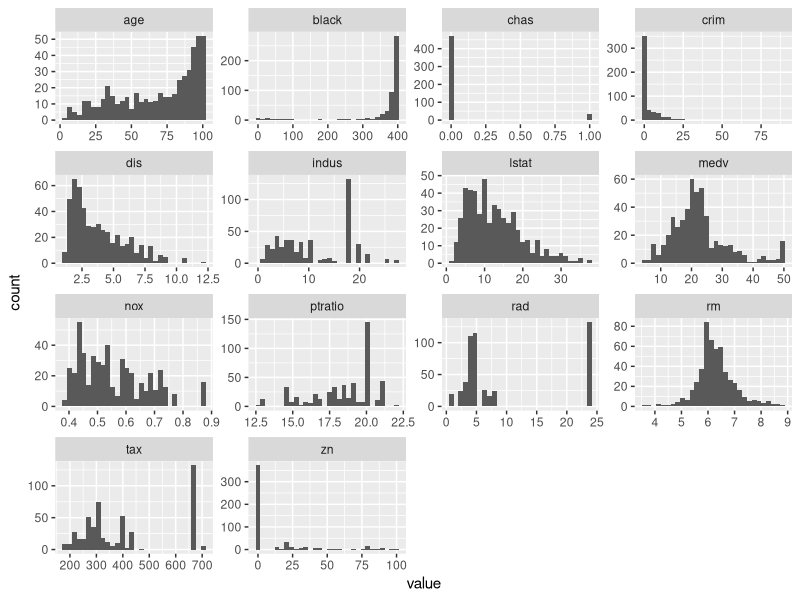
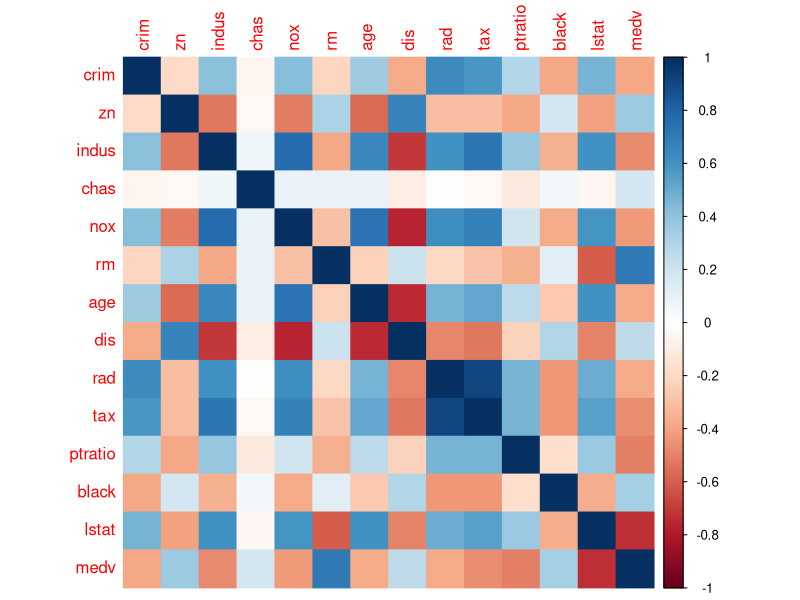
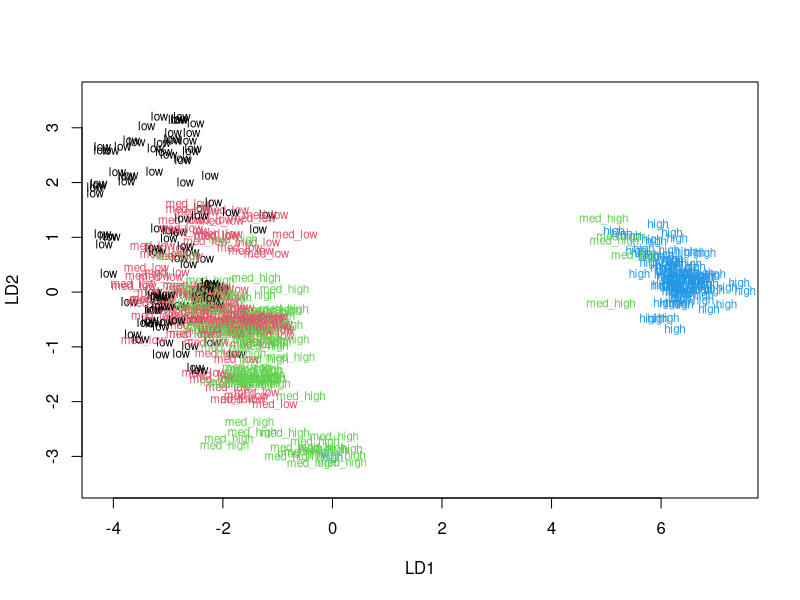
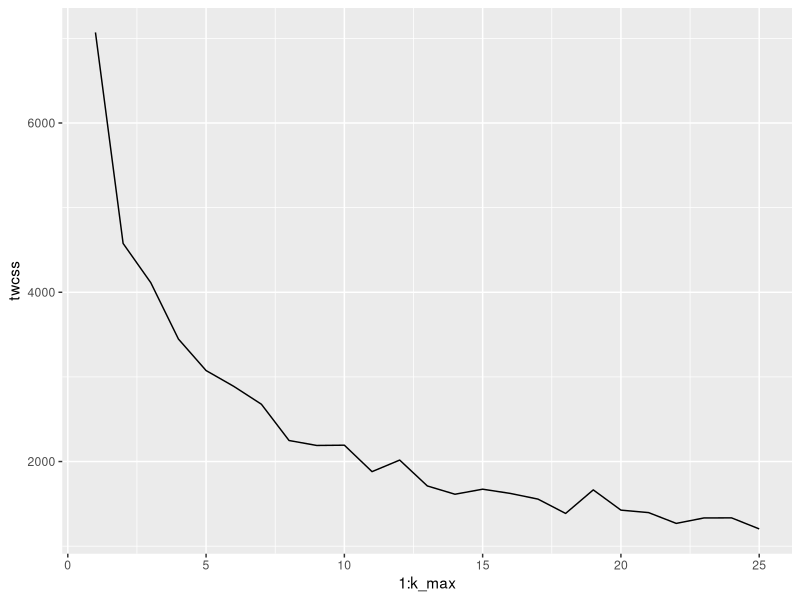
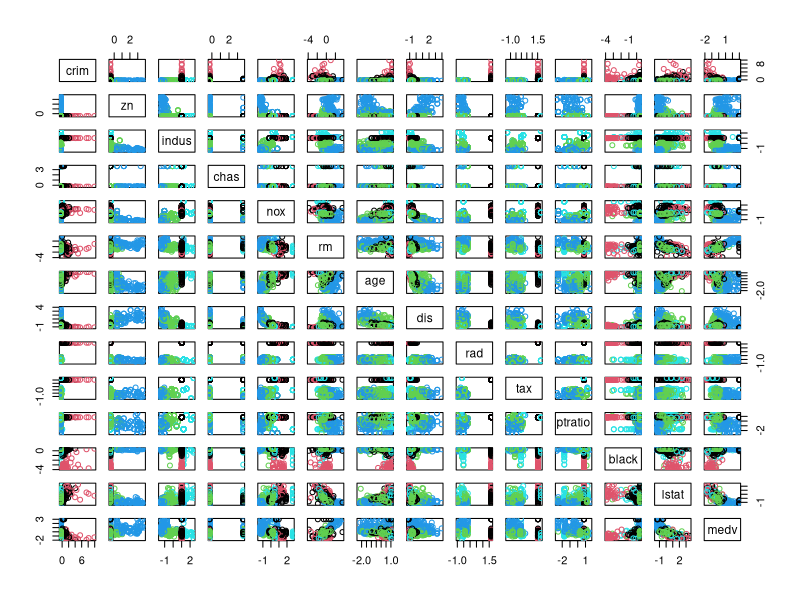
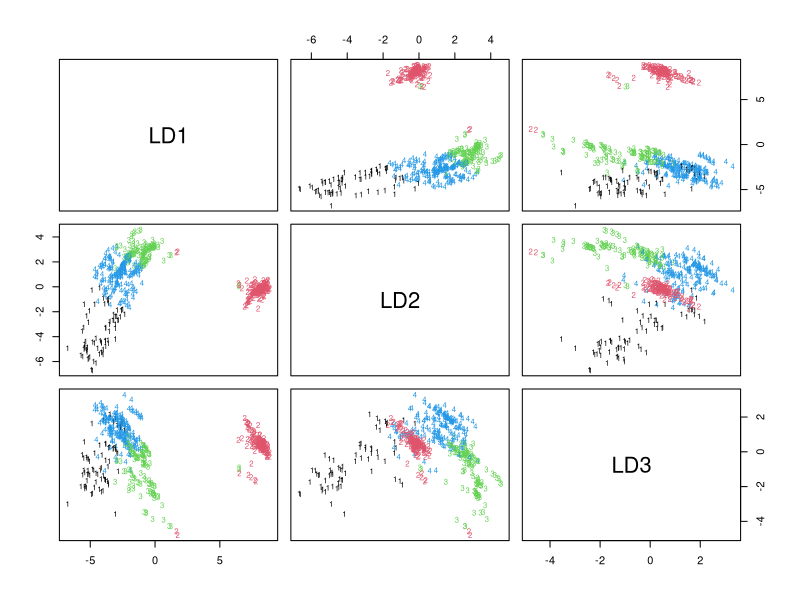

Write R code to recreate these figures, in order.
## ---- chunk 1
rm(list = ls())  # clear workspace
library(MASS)
data("Boston")
str(Boston)
## ---- chunk 2
library(tidyr); library(dplyr); library(ggplot2); library(tidyverse); library(corrplot) # load libraries
## ---- chunk 3
gather(Boston) %>% glimpse
gather(Boston) %>% ggplot(aes(value)) + facet_wrap("key", scales = "free") + geom_histogram() # bar plots
## ---- chunk 4
summary(Boston)
## ---- chunk 5
cor_matrix <-cor(Boston) 
cor_matrix <-round(cor_matrix, digits=2)
cor_matrix 
corrplot(cor_matrix, method = "color") 
## ---- chunk 6
boston_scaled <- scale(Boston)
summary(boston_scaled)
## ---- chunk 7
boston_scaled <- as.data.frame(boston_scaled)

bins <- quantile(boston_scaled$crim) # create a quantile vector of crim and print it

# create a categorical variable 'crime' 
crime <- cut(boston_scaled$crim, breaks = bins, include.lowest = TRUE, label = c("low", "med_low", "med_high", "high"))
table(crime) # print the table
boston_scaled <- cbind(boston_scaled, crime) # bind crime to boston_scaled
boston_scaled <- dplyr::select(boston_scaled, -crim) # remove original crim from the dataset
## ---- chunk 8
n <- nrow(boston_scaled) # number of rows
ind <- sample(n,  size = n * 0.8) # choose randomly 80% of the rows
train <- boston_scaled[ind,] # create the train set
test <- boston_scaled[-ind,] # create the test set 
## ---- chunk 9
lda.fit <- lda(crime  ~., data = train) # crime rate is the target variable and all the other variables are predictors 
lda.fit # print the solution
classes <- as.numeric(train$crime) # target classes as numeric
plot(lda.fit, dimen = 2, col = classes, pch = classes) # plot the lda results
## ---- chunk 10
correct_classes <- test$crime # save the crime categories from the test set 
test <- dplyr::select(test, -crime) # remove crime from the test dataset
lda.pred <- predict(lda.fit, newdata = test) # predict classes with test data
table(correct = correct_classes, predicted = lda.pred$class) # Cross tabulate the results 
## ---- chunk 11
library(MASS)
data('Boston')
boston_scaled <- scale(Boston)
boston_scaled <- as.data.frame(boston_scaled)
dist_eu <- dist(boston_scaled) #Calculate the  distances
## ---- chunk 12
k_max <- 25 # determine the maximum number of clusters
twcss <- sapply(1:k_max, function(k){kmeans(boston_scaled, k)$tot.withinss}) # calculate the total within sum of squares
qplot(x = 1:k_max, y = twcss, geom = 'line') # visualize the results

km <-kmeans(boston_scaled, centers = 5) # k-means clustering
pairs(boston_scaled, col = km$cluster) # plot the clusters
## ---- chunk 13
library(MASS)
data('Boston')
boston_scaled <- scale(Boston)
boston_scaled <- as.data.frame(boston_scaled)
# Perform k-means on the original Boston data with some reasonable number of clusters (> 2)
km_4 <-kmeans(boston_scaled, centers = 4) # k-means clustering
clusters <- as.numeric(km_4$cluster)
lda.fit4 <- lda(clusters  ~., data = boston_scaled) # perform LDA using the clusters  
lda.fit4

# the function to draw lda biplot arrows 
my_scale = 3 # unable to draw the arrows - i'm not sure what myscale does -tested with different values without any effect 
lda.arrows <- function(x, myscale = my_scale, arrow_heads = 0.1, color = "black", tex = 0.75, choices = c(1,2)){
  heads <- coef(x)
  arrows(x0 = 0, y0 = 0, 
         x1 = myscale * heads[,choices[1]], 
         y1 = myscale * heads[,choices[2]], col=color, length = arrow_heads)
  text(myscale * heads[,choices], labels = row.names(heads), 
       cex = tex, col=color, pos=3)
}

plot(lda.fit4, dimen = 3, col = clusters, pch = clusters)
lda.arrows(lda.fit4, myscale = my_scale)
